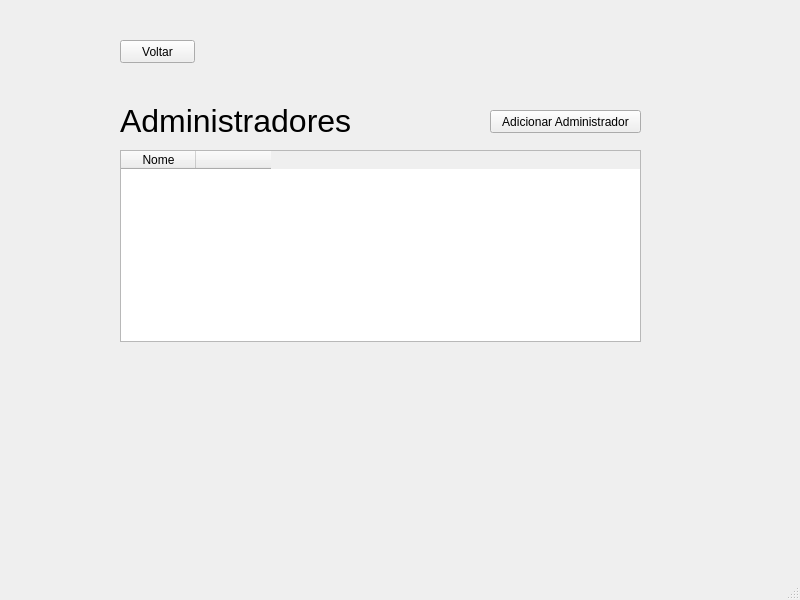
<?xml version="1.0" encoding="UTF-8"?>
<ui version="4.0">
 <class>MainWindow</class>
 <widget class="QMainWindow" name="MainWindow">
  <property name="geometry">
   <rect>
    <x>0</x>
    <y>0</y>
    <width>800</width>
    <height>600</height>
   </rect>
  </property>
  <property name="windowTitle">
   <string>MainWindow</string>
  </property>
  <widget class="QWidget" name="centralwidget">
   <widget class="QPushButton" name="backButton">
    <property name="geometry">
     <rect>
      <x>120</x>
      <y>40</y>
      <width>75</width>
      <height>23</height>
     </rect>
    </property>
    <property name="text">
     <string>Voltar</string>
    </property>
   </widget>
   <widget class="QLabel" name="title_2">
    <property name="geometry">
     <rect>
      <x>120</x>
      <y>80</y>
      <width>301</width>
      <height>81</height>
     </rect>
    </property>
    <property name="font">
     <font>
      <pointsize>24</pointsize>
     </font>
    </property>
    <property name="text">
     <string>Administradores</string>
    </property>
   </widget>
   <widget class="QPushButton" name="addAdminButton">
    <property name="geometry">
     <rect>
      <x>490</x>
      <y>110</y>
      <width>151</width>
      <height>23</height>
     </rect>
    </property>
    <property name="text">
     <string>Adicionar Administrador</string>
    </property>
   </widget>
   <widget class="QTableWidget" name="adminsTable">
    <property name="geometry">
     <rect>
      <x>120</x>
      <y>150</y>
      <width>521</width>
      <height>192</height>
     </rect>
    </property>
    <attribute name="horizontalHeaderDefaultSectionSize">
     <number>75</number>
    </attribute>
    <column>
     <property name="text">
      <string>Nome</string>
     </property>
    </column>
    <column>
     <property name="text">
      <string/>
     </property>
    </column>
   </widget>
  </widget>
  <widget class="QMenuBar" name="menubar">
   <property name="geometry">
    <rect>
     <x>0</x>
     <y>0</y>
     <width>800</width>
     <height>21</height>
    </rect>
   </property>
  </widget>
  <widget class="QStatusBar" name="statusbar"/>
 </widget>
 <resources/>
 <connections/>
</ui>
